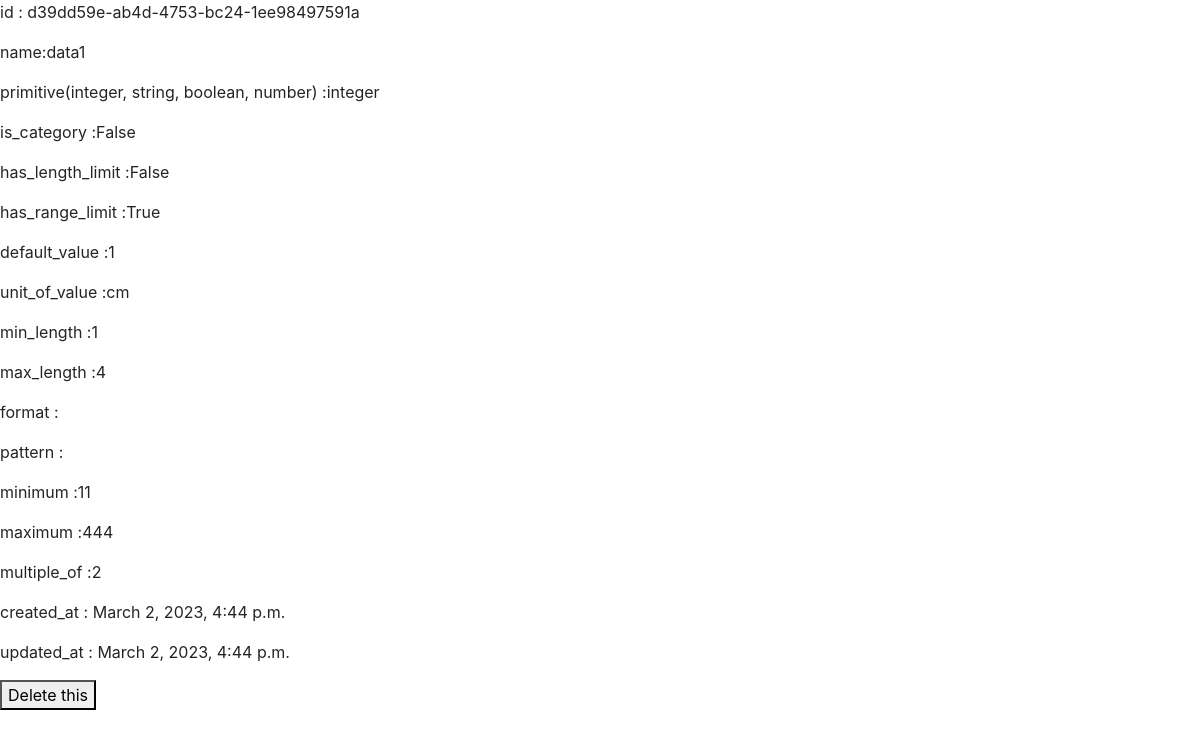
/api/v1/attribute/d39dd59e-ab4d-4753-bc24-1ee98497591a/data/d39dd59e-ab4d-4753-bc24-1ee98497591a/, run on the app's committed database.
### data/models.py (models this page shows)
class Data(models.Model):
    DATA_TYPE = [
        ('integer', 'integer'),
        ('string', 'string'),
        ('number', 'number'),
        ('boolean', 'boolean')
    ]
    id = models.CharField(max_length=36, primary_key=True, default=uuid.uuid4())
    name = models.CharField(max_length=50)
    primitive = models.CharField(max_length=7, choices=DATA_TYPE)
    is_category = models.BooleanField()
    has_length_limit = models.BooleanField(null=True)
    has_range_limit = models.BooleanField(null=True)
    default_value = models.TextField(null=True)
    unit_of_value = models.CharField(max_length=10)
    min_length = models.IntegerField(null=True)
    max_length= models.IntegerField(null=True)
    format = models.TextField(null=True)
    pattern = models.TextField(null=True)
    minimum = models.BigIntegerField(null=True)
    maximum = models.BigIntegerField(null=True)
    multiple_of = models.IntegerField(null=True)
    created_at = models.DateTimeField(auto_now_add= True)
    updated_at = models.DateTimeField(auto_now=True)

### attribute/views.py (the view)
# urls.py: path('<attribute_id>/data/<data_id>/', views.attribute_data_del)
@csrf_exempt
def attribute_data_del(request, attribute_id, data_id):
    if request.method == 'GET':
        data=Data.objects.filter(id=data_id).get()
        context={'element': data}
        return render(request, 'capabilitydatadel.html', context)
    if request.method == 'DELETE':
        attribute = Attribute.objects.filter(id=attribute_id).get()
        data = Data.objects.filter(id=data_id).get()
        Attribute_Data.objects.filter(attribute=attribute, data=data).delete()
        return redirect('../')

### templates/capabilitydatadel.html (shortened to what this page needs)
{% load static %}
<link rel="stylesheet" type="text/css" href="{% static 'bootstrap.min.css' %}">
<div class="form-inline form-group">
    <label>id : {{ element.id }}</label>
</div>
    <div class = "form-inline form-group">
        <label>name: </label><label>
        {{ element.name }}
    </label>
    </div>
    <div class = "form-inline form-group">
        <label>primitive(integer, string, boolean, number) : </label><label>
        {{ element.primitive }}
    </label>
    </div>
    <div class = "form-inline form-group">
        <label>is_category : </label>
        <label>
            {{ element.is_category }}
        </label>
    </div>
    <div class = "form-inline form-group">
        <label>has_length_limit : </label>
        <label>
            {{ element.has_length_limit }}
        </label>
    </div>
    <div class = "form-inline form-group">
        <label>has_range_limit : </label>
        <label>
            {{ element.has_range_limit }}
        </label>
    </div>
    <div class = "form-inline form-group">
        <label>default_value : </label>
        <label>
            {{ element.default_value }}
        </label>
    </div>
    <div class = "form-inline form-group">
        <label>unit_of_value : </label>
        <label>
            {{ element.unit_of_value }}
        </label>
    </div>
        <div class = "form-inline form-group">
    <label>min_length : </label>
        <label>
            {{ element.min_length }}
        </label>
    </div>
    <div class = "form-inline form-group">
        <label>max_length : </label>
        <label>
            {{ element.max_length }}
        </label>
    </div>
    <div class = "form-inline form-group">
        <label>format : </label>
    </div>
    <div class = "form-inline form-group">
        <label>pattern : </label>
    </div>
    <div class = "form-inline form-group">
        <label>minimum : </label>
        <label>
            {{ element.minimum }}
        </label>
    </div>
        <div class = "form-inline form-group">
        <label>maximum : </label>
        <label>
            {{ element.maximum }}
        </label>
    </div>
    <div class = "form-inline form-group">
    <label>multiple_of : </label>
        <label>
            {{ element.multiple_of }}
        </label>
    </div>
<div class="form-inline form-group">
    <label> created_at : {{ element.created_at }} </label>
</div>
<div class="form-inline form-group">
    <label>updated_at : {{ element.updated_at }} </label>
</div>
    <button type = "button" class = "delete-item">Delete this</button>

### data on the page
Data: id "d39dd59e-ab4d-4753-bc24-1ee98497591a", name "data1", primitive "integer", is_category "False", has_length_limit "False", has_range_limit "True", default_value "1", unit_of_value "cm", min_length "1", max_length "4", minimum "11", maximum "444", multiple_of "2", created_at "March 2, 2023, 4:44 p.m.", updated_at "March 2, 2023, 4:44 p.m."
